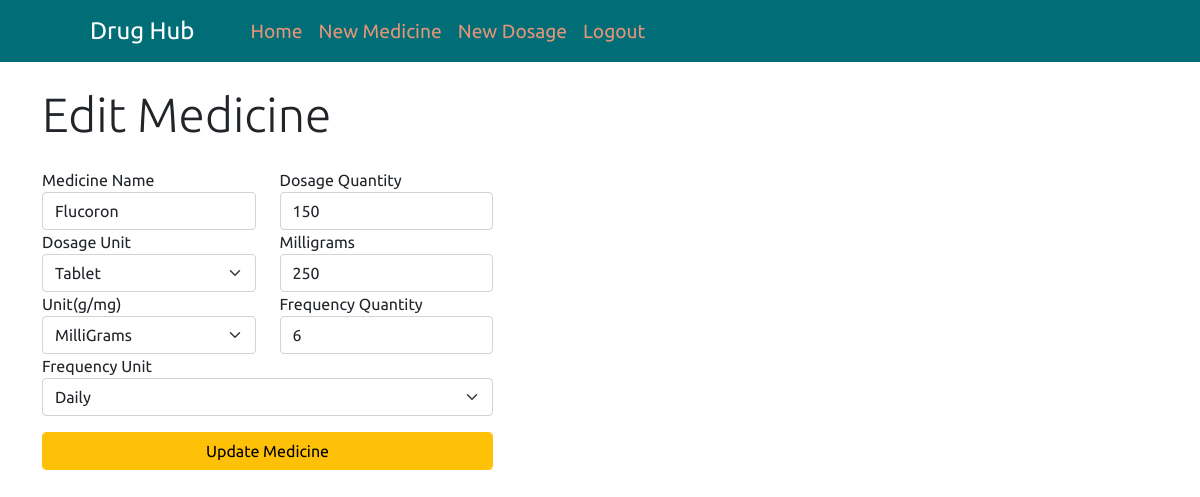
Screenshot of /edit_drug.php?id=16 (signed in) with the database file from the repository.
### tables this page shows
CREATE TABLE `medicine` (
  `ID` int(11) NOT NULL,
  `medicine_name` varchar(100) NOT NULL,
  `dosage_quantity` int(11) NOT NULL,
  `dosage_unit` varchar(10) NOT NULL,
  `milligram_quantity` int(11) NOT NULL,
  `milligram_unit` varchar(10) NOT NULL,
  `frequency_quantity` int(11) NOT NULL,
  `frequency_unit` varchar(25) NOT NULL,
  `user_ID` int(11) NOT NULL,
  `date_added` datetime NOT NULL DEFAULT CURRENT_TIMESTAMP
);

### edit_drug.php (the view, shortened to what this page needs)
<?php
include "db_connect.php";
include "functions.php";
if (!isset($_SESSION['loggedIn'])) {
    header("location: login.php");
} else {
    if (isset($_GET["id"])) {
        $medicine_id = intval($_GET['id']);
        $query = "SELECT * FROM medicine WHERE ID = ? LIMIT 1";
        $stmt = $con->prepare($query);
        $stmt->bind_param('i', $medicine_id);
        if ($stmt->execute()) {
            $result = $stmt->get_result();
            $row = $result->fetch_assoc();
        }
    }
}
?>
<div class="container">
    <div class="row mt-4">
        <div class="col-md-5">
            <h5 class="display-5 mb-4">Edit Medicine</h5>
            <?php
if (!empty($row)) {
    echo '
                    <form action="" method="post">
                        <div class="row">
                            <div class="col-md-6">
                            <div class="form-group">
                            <label for="">Medicine Name</label>
                            <input type="text" name="medicine_name" id="medicine_name" placeholder="Medicine Name" required class="form-control" value="' . $row["medicine_name"] . '">
                        </div>
                            </div>
                            <div class="col-md-6">
                            <div class="form-group">
                            <label for="">Dosage Quantity</label>
                            <input type="number" name="dosage_quantity" id="dosage_quantity" required class="form-control" min="1" max="300" value="' . $row["dosage_quantity"] . '">
                        </div>
                            </div>
                        </div>
                        <div class="row">
                            <div class="col-md-6">
                            <div class="form-group">
                            <label for="">Dosage Unit</label>
                            <select name="dosage_unit" id="dosage_unit" class="form-select" required>
                                <option value="' . $row["dosage_unit"] . '" selected>' . $row["dosage_unit"] . '</option>
                            </select>
                        </div>
                            </div>
                            <div class="col-md-6">
                            <div class="form-group">
                            <label for="">Milligrams</label>
                            <input type="text" name="milligram_quantity" id="milligram" placeholder="Milligram" required class="form-control" value="' . $row["milligram_quantity"] . '">
                        </div>
                            </div>
                        </div>
                        <div class="row">
                            <div class="col-md-6">
                            <div class="form-group">
                            <label for="">Unit(g/mg)</label>
                            <select name="milligram_unit" id="unit" class="form-select" required>
                                <option value="' . $row["milligram_unit"] . '" selected>' . $row["milligram_unit"] . '</option>
                            </select>
                        </div>
                            </div>
                            <div class="col-md-6">
                            <div class="form-group">
                            <label for="">Frequency Quantity</label>
                            <input type="number" name="frequency_quantity" id="frequency_quantity" placeholder="Frequency Quantity" required class="form-control" min="1" max="300" value="' . $row["frequency_quantity"] . '">
                        </div>
                            </div>
                        </div>
                    <div class="form-group">
                        <label for="">Frequency Unit</label>
                        <select name="frequency_unit" id="frequency_unit" class="form-select">
                            <option value="' . $row["frequency_unit"] . '" selected>' . $row["frequency_unit"] . '</option>
                        </select>
                    </div>
                    <input type="submit" name="btn_update_medicine" value="Update Medicine" class="form-control btn btn-warning btn-block my-3">
                </form>';
}
?>
        </div>
    </div>
</div>

### css/main.css (style rules this page uses)
* { padding: 0px; margin: 0px; box-sizing: border-box; text-decoration: none; list-style-type: none; font-family: "Ubuntu", sans-serif; }

### rows the page displays
medicine: medicine_name "Flucoron", dosage_quantity "150", dosage_unit "Tablet", milligram_quantity "250", milligram_unit "MilliGrams", frequency_quantity "6", frequency_unit "Daily"
